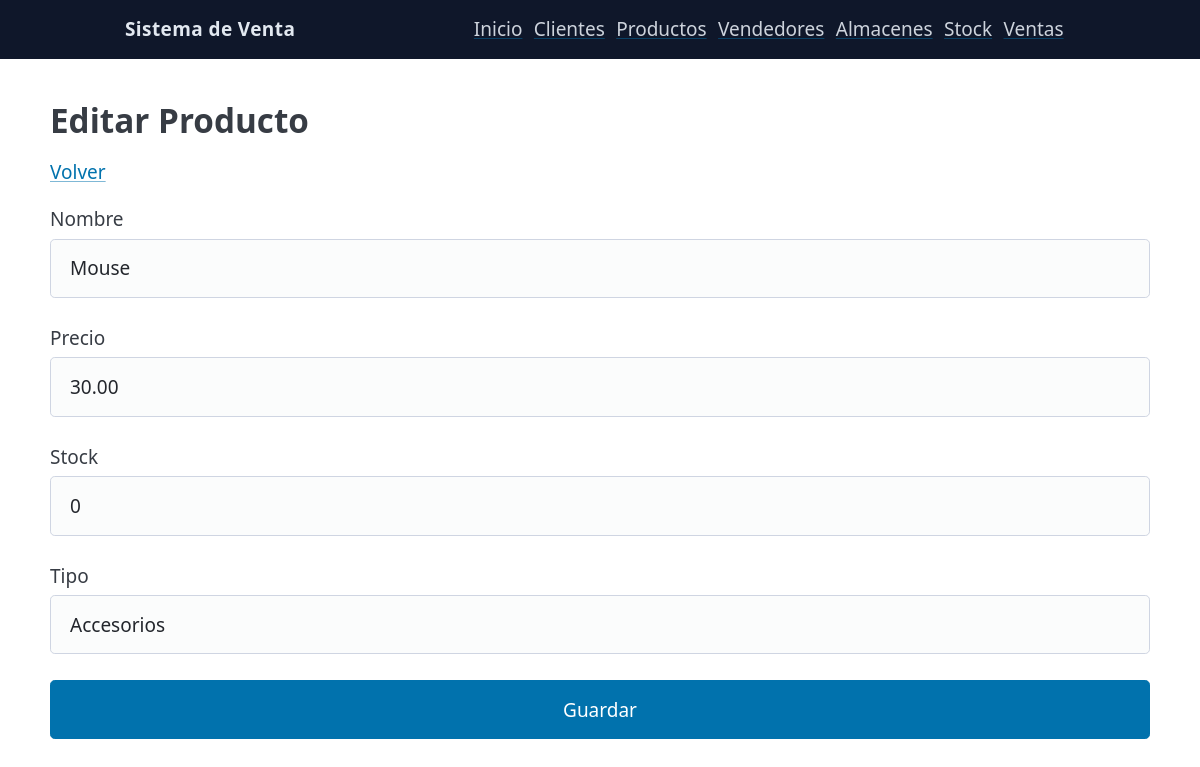
The page /productos/editar?id=2 on the database its author committed.
### tables this page shows
CREATE TABLE IF NOT EXISTS producto (
  idproducto INT AUTO_INCREMENT PRIMARY KEY,
  nombre VARCHAR(160) NOT NULL,
  precio DECIMAL(10,2) NOT NULL DEFAULT 0.00,
  stock INT NOT NULL DEFAULT 0,
  tipo VARCHAR(60) NULL,
  created_at TIMESTAMP DEFAULT CURRENT_TIMESTAMP,
  updated_at TIMESTAMP DEFAULT CURRENT_TIMESTAMP ON UPDATE CURRENT_TIMESTAMP
);

### app/Core/Controller.php (called while the page is built, shortened)
<?php
class Controller
{
    protected function view(string $view, array $data = []): void
    {
        require __DIR__ . '/../Views/layout.php';
    }
}

### app/Controllers/ProductosController.php (called while the page is built, shortened)
<?php
class ProductosController extends Controller
{
    public function edit(): void
    {
        $id = (int)($_GET['id'] ?? 0);
        $producto = Producto::find($id);
        $this->view('productos/form', compact('producto'));
    }
}

### public/index.php (called while the page is built, shortened)
<?php
spl_autoload_register(function ($class) {
    $prefix = 'App\\';
    $base_dir = __DIR__ . '/../app/';
    $relative_class = substr($class, strlen($prefix));
    $file = $base_dir . str_replace('\\', '/', $relative_class) . '.php';
});
$router = new Router();
$router->get('/', function(){ (new HomeController)->index(); });
$router->get('/clientes', function(){ (new ClientesController)->index(); });
$router->get('/clientes/crear', function(){ (new ClientesController)->create(); });
$router->post('/clientes/guardar', function(){ (new ClientesController)->store(); });
$router->get('/clientes/editar', function(){ (new ClientesController)->edit(); });
$router->post('/clientes/actualizar', function(){ (new ClientesController)->update(); });
$router->get('/clientes/eliminar', function(){ (new ClientesController)->delete(); });
$router->get('/productos', function(){ (new ProductosController)->index(); });
$router->get('/productos/crear', function(){ (new ProductosController)->create(); });
$router->post('/productos/guardar', function(){ (new ProductosController)->store(); });
$router->get('/productos/editar', function(){ (new ProductosController)->edit(); });
$router->post('/productos/actualizar', function(){ (new ProductosController)->update(); });
$router->get('/productos/eliminar', function(){ (new ProductosController)->delete(); });
$router->get('/vendedores', function(){ (new VendedoresController)->index(); });
$router->get('/vendedores/crear', function(){ (new VendedoresController)->create(); });
$router->post('/vendedores/guardar', function(){ (new VendedoresController)->store(); });
$router->get('/vendedores/editar', function(){ (new VendedoresController)->edit(); });
$router->post('/vendedores/actualizar', function(){ (new VendedoresController)->update(); });
$router->get('/vendedores/eliminar', function(){ (new VendedoresController)->delete(); });
$router->get('/almacenes', function(){ (new AlmacenesController)->index(); });
$router->get('/almacenes/crear', function(){ (new AlmacenesController)->create(); });
$router->post('/almacenes/guardar', function(){ (new AlmacenesController)->store(); });
$router->get('/almacenes/editar', function(){ (new AlmacenesController)->edit(); });
$router->post('/almacenes/actualizar', function(){ (new AlmacenesController)->update(); });
$router->get('/almacenes/eliminar', function(){ (new AlmacenesController)->delete(); });
$router->get('/ventas', function(){ (new VentasController)->index(); });
$router->get('/ventas/crear', function(){ (new VentasController)->create(); });
$router->post('/ventas/guardar', function(){ (new VentasController)->store(); });
$router->get('/stock', function(){ (new StockController)->index(); });
$router->get('/stock/crear', function(){ (new StockController)->create(); });
$router->post('/stock/guardar', function(){ (new StockController)->store(); });
$router->dispatch();

### app/Core/Router.php (called while the page is built, shortened)
<?php
class Router
{
    private array $routes = [];
    public function get(string $path, callable $handler): void { $this->routes['GET'][$path] = $handler; }
    public function post(string $path, callable $handler): void { $this->routes['POST'][$path] = $handler; }
    public function dispatch(): void
    {
        $method = $_SERVER['REQUEST_METHOD'] ?? 'GET';
        $uri = parse_url($_SERVER['REQUEST_URI'] ?? '/', PHP_URL_PATH);
        $path = rtrim($uri, '/') ?: '/';
        $handler = $this->routes[$method][$path] ?? null;
        $handler();
    }
}

### config/config.php (called while the page is built)
<?php
return [
    'db' => [
        'host' => '127.0.0.1',
        'port' => '3306',
        'name' => 'sistema_ventas',
        'user' => 'root',
        'pass' => 'admin',
        'charset' => 'utf8mb4',
    ],
    'debug' => true,
];

### app/Core/DB.php (called while the page is built, shortened)
<?php
class DB
{
    private static ?PDO $pdo = null;
    public static function conn(): PDO
    {
        if (self::$pdo === null) {
            $cfg = require __DIR__ . '/../../config/config.php';
            $db = $cfg['db'];
            $dsn = "mysql:host={$db['host']};port={$db['port']};dbname={$db['name']};charset={$db['charset']}";
            try {
                self::$pdo = new PDO($dsn, $db['user'], $db['pass'], [
                    PDO::ATTR_ERRMODE => PDO::ERRMODE_EXCEPTION,
                    PDO::ATTR_DEFAULT_FETCH_MODE => PDO::FETCH_ASSOC,
                ]);
            } catch (PDOException $e) {
                http_response_code(500);
                if (!empty($cfg['debug'])) {
                    exit('DB connection error: ' . $e->getMessage());
                }
                exit('DB connection error.');
            }
        }
        return self::$pdo;
    }
}

### app/Models/Producto.php (called while the page is built, shortened)
<?php
class Producto
{
    public static function find(int $id)
    {
        $st = DB::conn()->prepare("SELECT * FROM producto WHERE idproducto=?");
        $st->execute([$id]);
        return $st->fetch();
    }
}

### app/Views/productos/form.php (the view, shortened to what this page needs)
<h2><?= isset($producto) && $producto ? 'Editar Producto' : 'Nuevo Producto' ?></h2>
<p><a href="/productos">Volver</a></p>
<form method="post" action="<?= isset($producto) && $producto ? '/productos/actualizar' : '/productos/guardar' ?>">
  <label>Nombre
    <input type="text" name="nombre" value="<?= htmlspecialchars($producto['nombre'] ?? '') ?>" required>
  </label>
  <label>Precio
    <input type="number" step="0.01" name="precio" value="<?= htmlspecialchars($producto['precio'] ?? '0.00') ?>" required>
  </label>
  <label>Stock
    <input type="number" name="stock" value="<?= htmlspecialchars($producto['stock'] ?? '0') ?>" required>
  </label>
  <label>Tipo
    <input type="text" name="tipo" value="<?= htmlspecialchars($producto['tipo'] ?? '') ?>">
  </label>
  <button type="submit">Guardar</button>
</form>

### app/Views/layout.php (style rules this page uses)
:root { --brand:#2563eb; }

### rows shown on the page
producto: nombre "Mouse", precio "30.00", stock "0", tipo "Accesorios"
